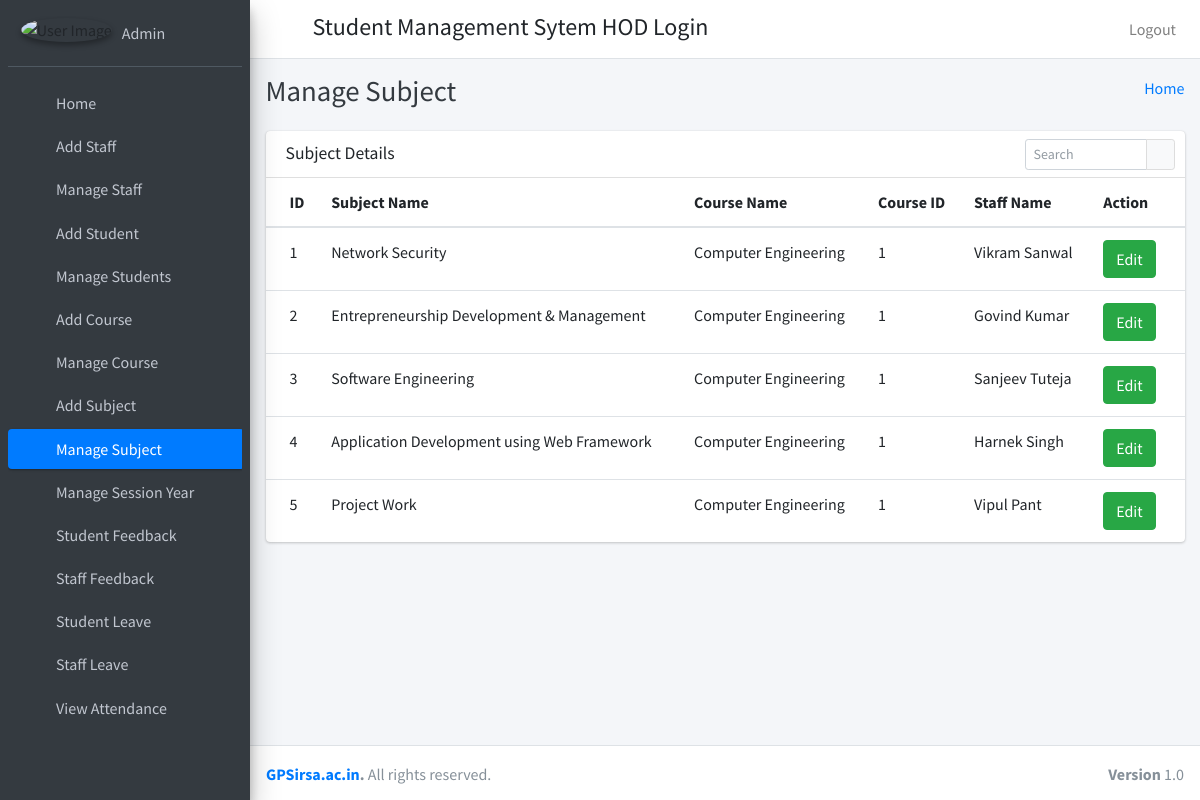
Screenshot of /manage_subject (signed in) with the database file from the repository.
### student_management_app/models.py (models this page shows)
class CustomUser(AbstractUser):
    user_type_data=((1,"HOD"),(2,"Staff"),(3,"Student"))
    user_type=models.CharField(default=1,choices=user_type_data,max_length=10)

class Subjects(models.Model):
    id=models.AutoField(primary_key=True)
    subject_name=models.CharField(max_length=255)
    course_id=models.ForeignKey(Courses,on_delete=models.CASCADE,default=1)
    staff_id=models.ForeignKey(CustomUser,on_delete=models.CASCADE)
    created_at=models.DateTimeField(auto_now_add=True)
    updated_at=models.DateTimeField(auto_now_add=True)
    objects=models.Manager()

class Courses(models.Model):
    id=models.AutoField(primary_key=True)
    course_name=models.CharField(max_length=255)
    created_at=models.DateTimeField(auto_now_add=True)
    updated_at=models.DateTimeField(auto_now_add=True)
    objects=models.Manager()

### student_management_app/HodViews.py (the view)
# urls.py: path('manage_subject', HodViews.manage_subject,name="manage_subject"),
def manage_subject(request):
    subjects=Subjects.objects.all()
    return render(request,"hod_template/manage_subject_template.html",{"subjects":subjects})

### student_management_app/templates/hod_template/manage_subject_template.html
{% extends 'hod_template/base_template.html' %}
{% block page_title %}
Manage Subject
{% endblock page_title %}
{% block main_content %}
    <section class="content">
      <div class="container-fluid">
           <div class="row">
          <div class="col-12">
            <div class="card">
              <div class="card-header">
                <h3 class="card-title">Subject Details</h3>
                <div class="card-tools">
                  <div class="input-group input-group-sm" style="width: 150px;">
                    <input type="text" name="table_search" class="form-control float-right" placeholder="Search">
                    <div class="input-group-append">
                      <button type="submit" class="btn btn-default"><i class="fas fa-search"></i></button>
                    </div>
                  </div>
                </div>
              </div>
              <div class="card-body table-responsive p-0">
                <table class="table table-hover text-nowrap">
                  <thead>
                    <tr>
                      <th>ID</th>
                      <th>Subject Name</th>
                      <th>Course Name</th>
                      <th>Course ID</th>
                      <th>Staff Name</th>
                      <th>Action</th>
                    </tr>
                  </thead>
                  <tbody>
                  {% for subject in subjects %}
                    <tr>
                      <td>{{ subject.id }}</td>
                      <td>{{ subject.subject_name }}</td>
                      <td>{{ subject.course_id.course_name }}</td>
                      <td>{{ subject.course_id.id }}</td>
                      <td>{{ subject.staff_id.first_name }} {{ subject.staff_id.last_name }}</td>
                      <td><a href="/edit_subject/{{ subject.id }}" class="btn btn-success">Edit</a></td>
                    </tr>
                  {% endfor %}
                  </tbody>
                </table>
              </div>
            </div>
          </div>
        </div>
      </div>
    </section>
{% endblock main_content %}

### student_management_app/templates/hod_template/sidebar_template.html (shortened to what this page needs)
{% load static %}
  <aside class="main-sidebar sidebar-dark-primary elevation-4">
    <div class="sidebar">
      <div class="user-panel mt-3 pb-3 mb-3 d-flex">
        <div class="image">
          <img src="{% static "dist/img/user1-128x128.jpg" %}" class="img-circle elevation-2" alt="User Image">
        </div>
        <div class="info">
          <a href="{% url 'admin_profile' %}" class="d-block">{{ user.username }}</a>
        </div>
      </div>
      <nav class="mt-2">
        <ul class="nav nav-pills nav-sidebar flex-column" data-widget="treeview" role="menu" data-accordion="false">
          <li class="nav-item">
            {% url 'admin_home' as admin_home %}
            <a href="{{ admin_home }}" class="nav-link {% if request.path == admin_home %} active {% endif %}">
              <i class="nav-icon fas fa-th"></i>
              <p>
                Home
              </p>
            </a>
          </li>
          <li class="nav-item">
            {% url 'add_staff' as add_staff %}
            <a href="{{ add_staff }}" class="nav-link {% if request.path == add_staff %} active {% endif %}">
              <i class="nav-icon fas fa-th"></i>
              <p>
                Add Staff
              </p>
            </a>
          </li>
           <li class="nav-item">
              {% url 'manage_staff' as manage_staff %}
            {% url 'edit_staff' staff_id=id as edit_staff %}
            <a href="{% url 'manage_staff' %}" class="nav-link {% if request.path == manage_staff %} active {% endif %} {% if request.path == edit_staff %} active {% endif %}">
              <i class="nav-icon fas fa-th"></i>
              <p>
                Manage Staff
              </p>
            </a>
          </li>
          <li class="nav-item">
              {% url 'add_student' as add_student %}
            <a href="{% url 'add_student' %}" class="nav-link {% if request.path == add_student %} active {% endif %}">
              <i class="nav-icon fas fa-th"></i>
              <p>
                Add Student
              </p>
            </a>
          </li>
          <li class="nav-item">
              {% url 'manage_student' as manage_student %}
              {% url 'edit_student' student_id=id as edit_student %}
            <a href="{% url 'manage_student' %}" class="nav-link {% if request.path == manage_student %} active {% endif %} {% if request.path == edit_student %} active {% endif %}">
              <i class="nav-icon fas fa-th"></i>
              <p>
                Manage Students
              </p>
            </a>
          </li>
          <li class="nav-item">
            {% url 'add_course' as add_course %}
            <a href="{% url 'add_course' %}" class="nav-link {% if request.path == add_course %} active {% endif %}">
              <i class="nav-icon fas fa-th"></i>
              <p>
                Add Course
              </p>
            </a>
          </li>
          <li class="nav-item">
            {% url 'manage_course' as manage_course %}
              {% url 'edit_course' course_id=id as edit_course %}
            <a href="{% url 'manage_course' %}" class="nav-link {% if request.path == manage_course %} active {% endif %} {% if request.path == edit_course %} active {% endif %}">
              <i class="nav-icon fas fa-th"></i>
              <p>
                Manage Course
              </p>
            </a>
          </li>
          <li class="nav-item">
            {% url 'add_subject' as add_subject %}
            <a href="{% url 'add_subject' %}" class="nav-link {% if request.path == add_subject %} active {% endif %}">
              <i class="nav-icon fas fa-th"></i>
              <p>
                Add Subject
              </p>
            </a>
          </li>
          <li class="nav-item">
            {% url 'manage_subject' as manage_subject %}
            {% url 'edit_subject' subject_id=id as edit_subject %}
            <a href="{% url 'manage_subject' %}" class="nav-link {% if request.path == manage_subject %} active {% endif %} {% if request.path == edit_subject %} active {% endif %} ">
              <i class="nav-icon fas fa-th"></i>
              <p>
                Manage Subject
              </p>
            </a>
          </li>
          <li class="nav-item">
            {% url 'manage_session' as manage_session %}
            <a href="{% url 'manage_session' %}" class="nav-link {% if request.path == manage_session %} active {% endif %} ">
              <i class="nav-icon fas fa-th"></i>
              <p>
                Manage Session Year
              </p>
            </a>
          </li>
           <li class="nav-item">
             {% url 'student_feedback_message' as student_feedback_message %}
            <a href="{% url 'student_feedback_message' %}" class="nav-link {% if request.path == student_feedback_message %} active {% endif %}">
              <i class="nav-icon fas fa-th"></i>
              <p>
                Student Feedback
              </p>
            </a>
          </li>
           <li class="nav-item">
               {% url 'staff_feedback_message' as staff_feedback_message %}
            <a href="{% url 'staff_feedback_message' %}" class="nav-link {% if request.path == staff_feedback_message %} active {% endif %}">
              <i class="nav-icon fas fa-th"></i>
              <p>
                Staff Feedback
              </p>
            </a>
          </li>
           <li class="nav-item">
               {% url 'student_leave_view' as student_leave_view %}
            <a href="{% url 'student_leave_view' %}" class="nav-link {% if request.path == student_leave_view %} active {% endif %}">
              <i class="nav-icon fas fa-th"></i>
              <p>
                Student Leave
              </p>
            </a>
          </li>
            <li class="nav-item">
                 {% url 'staff_leave_view' as staff_leave_view %}
            <a href="{% url 'staff_leave_view' %}" class="nav-link {% if request.path == staff_leave_view %} active {% endif %}">
              <i class="nav-icon fas fa-th"></i>
              <p>
                Staff Leave
              </p>
            </a>
          </li>
          <li class="nav-item">
            {% url 'admin_view_attendance' as admin_view_attendance %}
             <a href="{% url 'admin_view_attendance' %}" class="nav-link {% if request.path == admin_view_attendance %} active {% endif %}">
              <i class="nav-icon fas fa-th"></i>
              <p>
                View Attendance
              </p>
            </a>
          </li>
          <li class="nav-item">
            {% url 'admin_send_notification_staff' as admin_send_notification_staff %}
             <a href="{% url 'admin_send_notification_staff' %}" class="nav-link {% if request.path == admin_send_notification_staff %} active {% endif %}">
            </a>
          </li>
        </ul>
      </nav>
    </div>
  </aside>

### rows the page displays
CustomUser: username "Admin"
Subjects: id "1", subject_name "Network Security", course_id.course_name "Computer Engineering", course_id.id "1", staff_id.first_name "Vikram", staff_id.last_name "Sanwal"
Subjects: id "2", subject_name "Entrepreneurship Development & Management", course_id.course_name "Computer Engineering", course_id.id "1", staff_id.first_name "Govind", staff_id.last_name "Kumar"
Subjects: id "3", subject_name "Software Engineering", course_id.course_name "Computer Engineering", course_id.id "1", staff_id.first_name "Sanjeev", staff_id.last_name "Tuteja"
Subjects: id "4", subject_name "Application Development using Web Framework", course_id.course_name "Computer Engineering", course_id.id "1", staff_id.first_name "Harnek", staff_id.last_name "Singh"
Subjects: id "5", subject_name "Project Work", course_id.course_name "Computer Engineering", course_id.id "1", staff_id.first_name "Vipul", staff_id.last_name "Pant"
